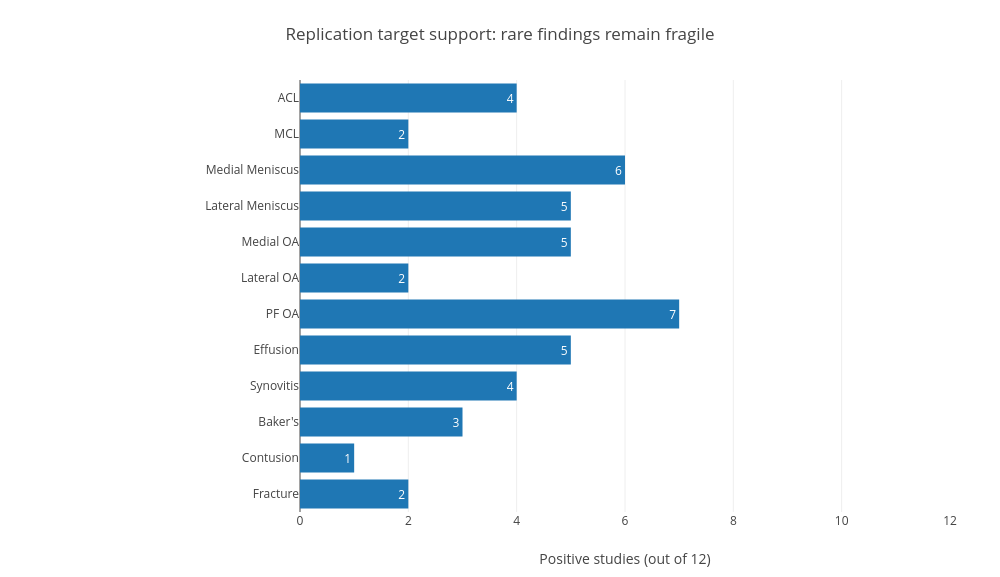

This figure's notebook cell:
### Markdown cell above
## 3. Target support changes the interpretation

Each target has both classes, but some have very few positive cases. AUC is based on positive-negative pairs; one-class samples have undefined AUC, not zero. In the primary paired bootstrap, **536 of 1,000 draws** lacked twelve-target support. The conditional retained-draw interval does not establish a stable improvement. Patellofemoral OA and synovitis remain weak on this selected cohort; they are not proven population-wide error rankings.

### Code cell
evidence_chart('Replication target support: rare findings remain fragile',
               [r['target'] for r in D['per_target']],
               [r['positive'] for r in D['per_target']], 'Positive studies (out of 12)', upper=12)
print('Defined AUC bootstrap draws:', D['bootstrap']['auc_defined_draws'])
print('Undefined AUC bootstrap draws:', D['bootstrap']['auc_undefined_draws'])
print('Retained-draw AUC interval:', D['bootstrap']['auc_delta_percentile_95'])

### Figure 1 — Plotly figure (JSON) as saved in the notebook; plotly's stock layout.template omitted (floating-point values rounded to 4 significant figures)
{"data": [{"type": "bar", "orientation": "h", "y": ["ACL", "MCL", "Medial Meniscus", "Lateral Meniscus", "Medial OA", "Lateral OA", "PF OA", "Effusion", "Synovitis", "Baker's", "Contusion", "Fracture"], "x": [4, 2, 6, 5, 5, 2, 7, 5, 4, 3, 1, 2], "text": ["4", "2", "6", "5", "5", "2", "7", "5", "4", "3", "1", "2"], "textposition": "auto"}], "layout": {"title": {"text": "Replication target support: rare findings remain fragile"}, "width": 1000, "height": 577, "margin": {"l": 300, "r": 50, "t": 80, "b": 65}, "xaxis": {"title": {"text": "Positive studies (out of 12)"}, "range": [0, 12]}, "yaxis": {"autorange": "reversed"}, "showlegend": false}}
